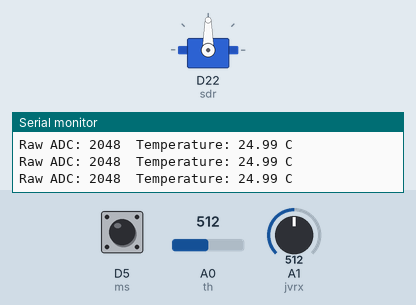
This sketch was run on a simulated Arduino Due. On the bench: servo, the last lines printed to the serial monitor. The test bench sets the inputs (shaded band); at power-on: A1 (jvrx) = 512, D5 (ms) HIGH, A0 (th) = 512 (analog values on the 0–1023 scale).

Above: at 1.2 s.
1.3 s: A1 (jvrx) set to 716
At 1.6 s:
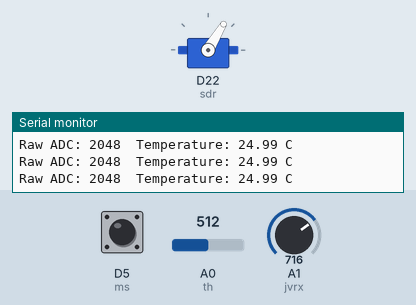
2.8 s: D5 (ms) pulled LOW for 0.15 s
At 2.91 s:
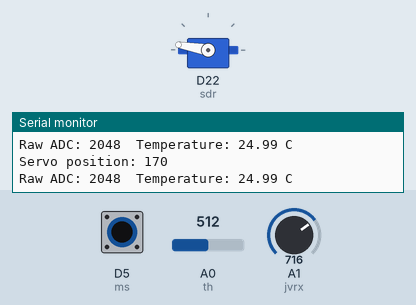
4.5 s: A1 (jvrx) set to 900
At 5.7 s:
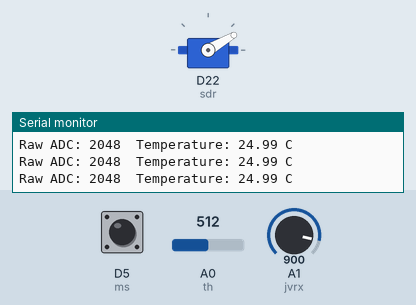
6.0 s: A1 (jvrx) set to 1023
At 7.2 s:
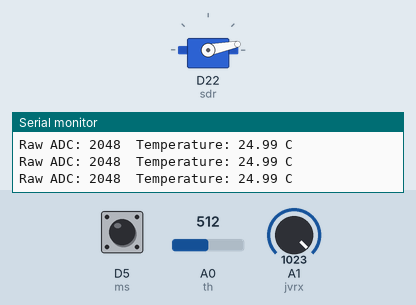
7.5 s: A1 (jvrx) set to 306
At 8.6 s:
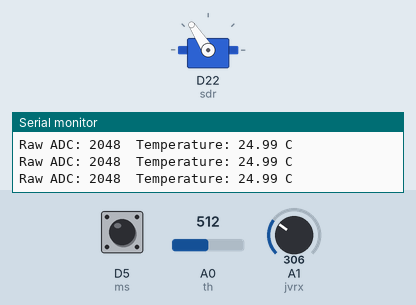
9.0 s: A1 (jvrx) set to 160
At 10.0 s:
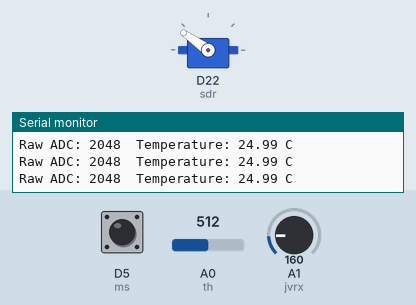
Timing chart, 0 to 11.5 s (numbered marks = the images above; inputs shaded):
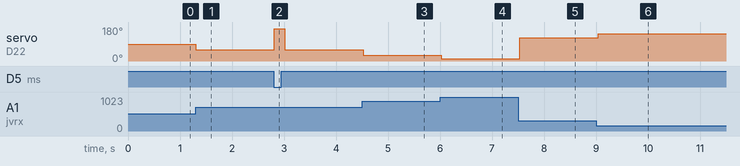

Measured:
- after the input at 1.3 s, servo on D22 (sdr): 90° → 59° at once
- after the input at 2.8 s, servo on D22 (sdr): 59° → 170° at once, → 59° 0.20 s later
- after the input at 4.5 s, servo on D22 (sdr): 59° → 30° at once
- after the input at 6.0 s, servo on D22 (sdr): 30° → 11° at once
- after the input at 7.5 s, servo on D22 (sdr): 11° → 123° at once
- after the input at 9.0 s, servo on D22 (sdr): 123° → 145° at once

The sketch:

claw_control.ino
```cpp
#include <Servo.h>

Servo servodr;

// pins
#define sdr 22
#define jvrx A1
#define ms 5
#define th A0

// thermistor
#define RT0 10000
#define B 3977

// constants
#define VCC 3.3
#define ADC_MAX 4095.0
#define R 10000

float RT, VR, TX, T0, VRT;


#define SERVO_MIN 10
#define SERVO_MAX 170
#define SERVO_DEADBAND 3

int currentServoPos = 90;
int targetServoPos = 90;

void setup() {

  servodr.attach(sdr);
  servodr.write(currentServoPos);

  pinMode(ms, INPUT_PULLUP);

  analogReadResolution(12);

  Serial.begin(9600);

  T0 = 25.0 + 273.15;
}

void loop() {


  int vrx = analogRead(jvrx);
  targetServoPos = map(vrx, 0, ADC_MAX, SERVO_MAX, SERVO_MIN);


  if (digitalRead(ms) == LOW) {
    targetServoPos = 170;
  }

  targetServoPos = constrain(targetServoPos, SERVO_MIN, SERVO_MAX);


  if (abs(targetServoPos - currentServoPos) >= SERVO_DEADBAND) {

    currentServoPos = targetServoPos;

    servodr.write(currentServoPos);

    Serial.print("Servo position: ");
    Serial.println(currentServoPos);
  }


  int raw = analogRead(th);

    VRT = (VCC / ADC_MAX) * raw;
    RT = R * VRT / (VCC - VRT);
    float ln_val = log(RT / RT0);
    TX = 1.0 / ((ln_val / B) + (1.0 / T0));
    TX = TX - 273.15;

    Serial.print("Raw ADC: ");
    Serial.print(raw);

    Serial.print("\tTemperature: ");
    Serial.print(TX);

    Serial.println(" C");


  delay(100);
}
```
